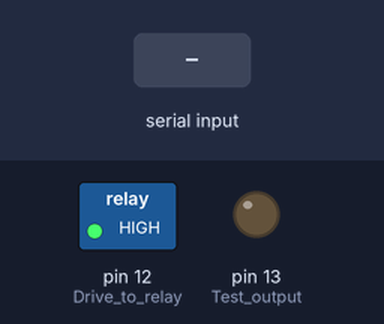
Simulated run of this sketch. Board: Arduino Uno, built with avr-gcc and run on an emulated ATmega328P. Shown: switched loads named in the sketch (green lamp = pin HIGH), output pins drawn as LEDs (lit = HIGH). The inputs (shaded band) are chosen by the test bench. The modem accepts every AT command (registered, SIM ready, sends succeed) and sends nothing else; what the sketch prints to the serial monitor is not drawn.

Above: at 6.5 s.
6.6 s: "upali\n" received over the second serial link
At 7.8 s:
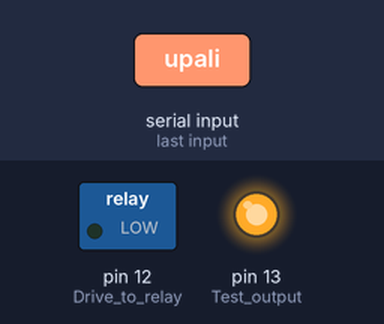
8.1 s: "ugasi\n" received over the second serial link
At 9.2 s:
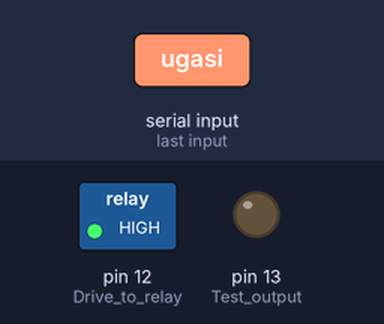
Timing chart, 0 to 11.1 s (numbered marks = the images above; inputs shaded):
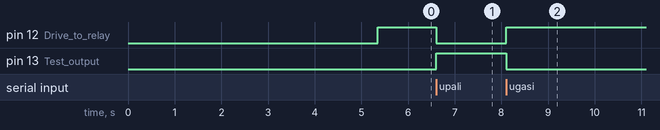

Measured:
- after the input at 6.6 s, pin 12 (Drive_to_relay): HIGH → LOW at once; pin 13 (Test_output): LOW → HIGH at once
- after the input at 8.1 s, pin 12 (Drive_to_relay): LOW → HIGH at once; pin 13 (Test_output): HIGH → LOW at once

The sketch:

GSM_upravljanje_svjetlom.ino
```cpp
#include <SoftwareSerial.h>
SoftwareSerial gsmSerial(2,3);
int SMS_location_number;
const unsigned int MAX_INPUT = 165; // 160 characters for SMS plus a few extra
static unsigned int input_pos = 0;
void setup() {
  // put your setup code here, to run once:
  pinMode(13, OUTPUT); //Test output
  pinMode(12, OUTPUT); //Drive to relay
  Serial.begin(9600);         //Start default serial for LCD screen and debug
  gsmSerial.begin(9600);
 GSM_Startup();     //Starts addtional serial port for GSM
  digitalWrite(13, LOW);
    digitalWrite(12, HIGH);
}

void loop() {
  readTC35i();

  // put your main code here, to run repeatedly:

}
void readTC35i()
{
  static char input_line [MAX_INPUT];    //static unsigned int input_pos = 0;
  if (gsmSerial.available () > 0) //
  {
    while (gsmSerial.available () > 0)
    {
      char inByte = gsmSerial.read ();
      switch (inByte)
      {

      case '\n':   // end of text
        input_line [input_pos] = 0;  // terminating null byte

        // terminator reached! process input_line here ...
        process_data (input_line);

        // reset buffer for next time
        input_pos = 0;
        break;

      case '\r':   // discard carriage return
        break;

      default:
        // keep adding if not full ... allow for terminating null byte
        if (input_pos < (MAX_INPUT - 1))
          input_line [input_pos++] = inByte;
        break;

      }  // end of switch
    }  // end of while incoming data
  }  // end of if incoming data
}
void process_data (char * data)
{
    //Serial.println (data); // display the data

  if(strstr(data, "+CMGR:") && strstr(data, "+3858788093"))
  {
    // Reads the +CMGR line to check if SMS is from a known Phone number
    // This if statement could cover the whole of the process_data function
    // then only known a phone number could control the Arduoino
  }

  if(strstr(data, "smsdelete"))
  {
    delete_All_SMS();
  }

  if(strstr(data, "^SMGO: 2"))
  { // SIM card FULL
    delete_All_SMS();           // delete all SMS
  }

  if(strstr(data, "+CMTI:"))
  {    // An SMS has arrived
    char* copy = data + 12;      // Read from position 12 until a non ASCII number to get the SMS location
    SMS_location_number = (byte) atoi(copy);  // Convert the ASCII number to an int
    gsmSerial.print("AT+CMGR=");
    gsmSerial.println(SMS_location_number);  // Print the SMS in Serial Monitor
  }                                          // this SMS data will go through this process_data function again
  // any true if statements will execute

  if(strstr(data, "upali")) // If data contains Heating on
  {


    digitalWrite(13, HIGH);
      digitalWrite(12, LOW);

 }
  if(strstr(data, "ugasi")) // If data contains Heating on
  {

    digitalWrite(13, LOW);
      digitalWrite(12, HIGH);
 }
 }
void delete_All_SMS()
{
  for(int i = 1; i <= 10; i++) {
    gsmSerial.print("AT+CMGD=");
    gsmSerial.println(i);
    Serial.write("deleting SMS ");
    Serial.print(i);
    delay(500);
  }
}
void GSM_Startup()
{
  gsmSerial.print("AT+CMGF=1\r");
  delay(100);
  gsmSerial.print("AT+CNMI=2,1,0,0,1\r");
  delay(100);
  delete_All_SMS();
}// REPLACE THIS WITH RELAY CONNECTION
```
